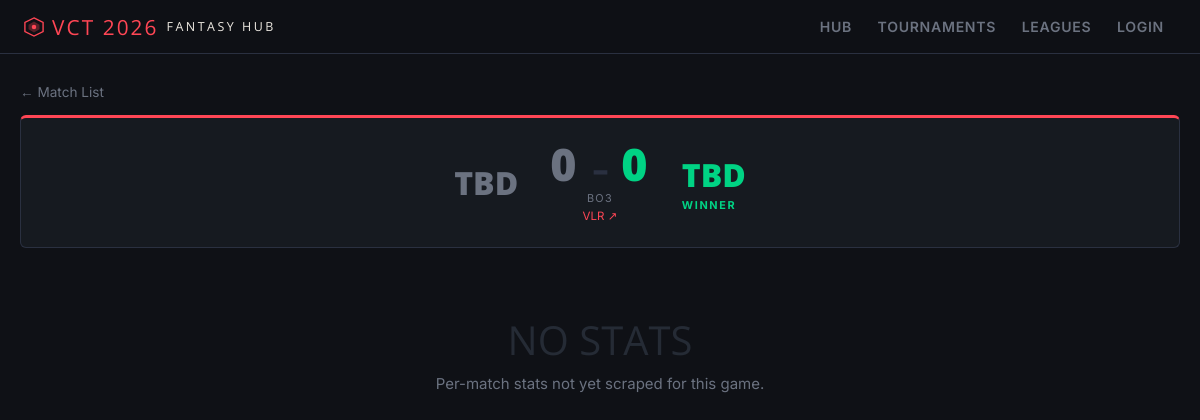
/tournament/4/matches/626544, run on the app's committed database.
### tables this page shows
CREATE TABLE matches (
            id            INTEGER PRIMARY KEY AUTOINCREMENT,
            match_id      TEXT NOT NULL,
            tournament_id INTEGER NOT NULL,
            source_id     INTEGER,
            match_url     TEXT NOT NULL,
            team_a        TEXT DEFAULT '',
            team_b        TEXT DEFAULT '',
            scraped_at    TEXT DEFAULT (datetime('now')), score_a INTEGER DEFAULT 0, score_b INTEGER DEFAULT 0, status TEXT DEFAULT 'completed', scheduled_at TEXT DEFAULT '', map_count INTEGER DEFAULT 0, match_format TEXT DEFAULT '',
            UNIQUE(match_id, tournament_id),
            FOREIGN KEY (tournament_id) REFERENCES tournaments(id)
        );

### app.py (the view)
@app.route("/tournament/<int:tournament_id>/matches/<match_id>")
def match_detail(tournament_id, match_id):
    t = db.get_tournament(tournament_id)
    if not t:
        return redirect(url_for("tournaments"))
    matches = db.get_matches(tournament_id)
    match   = next((m for m in matches if str(m["match_id"]) == str(match_id)), None)
    if not match:
        flash("Match not found.", "error")
        return redirect(url_for("match_list", tournament_id=tournament_id))
    raw_stats = db.get_match_player_stats(tournament_id, match_id=match_id)
    def enrich(row):
        if row.get("stats_incomplete", 0):
            return {**row, "match_pts": None}  # None = excluded from points
        bp, rp, tp = calculate_player_points({**row, "role": row.get("role","flex")})
        return {**row, "match_pts": tp}
    enriched = [enrich(r) for r in raw_stats]
    team_a_name = (match.get("team_a") or "").lower().strip()
    team_b_name = (match.get("team_b") or "").lower().strip()
    def team_matches(row, team_name):
        abbr  = (row.get("team_abbr") or row.get("team") or "").lower().strip()
        return abbr == team_name or abbr in team_name or team_name in abbr
    team_a_players = [r for r in enriched if team_matches(r, team_a_name)]
    team_b_players = [r for r in enriched if team_matches(r, team_b_name)]
    if not team_a_players or not team_b_players or        any(p in team_b_players for p in team_a_players):
        mid = len(enriched) // 2
        team_a_players = enriched[:mid]
        team_b_players = enriched[mid:]
    def sort_key(p):
        return p["match_pts"] if p["match_pts"] is not None else -9999
    team_a_players.sort(key=sort_key, reverse=True)
    team_b_players.sort(key=sort_key, reverse=True)
    all_players = team_a_players + team_b_players
    complete_players = [p for p in all_players if p["match_pts"] is not None]
    player_to_watch = max(complete_players, key=lambda x: x["match_pts"]) if complete_players else None
    incomplete_players = [p for p in all_players if p.get("stats_incomplete", 0)]
    return render_template("match_detail.html", tournament=t, match=match,
                           team_a_players=team_a_players, team_b_players=team_b_players,
                           player_to_watch=player_to_watch,
                           incomplete_players=incomplete_players)

### app.py (called while the page is built)
def is_admin():
    return session.get("logged_in") is True

@app.context_processor
def inject_auth():
    return {"admin": is_admin()}

### database.py (called while the page is built)
def get_connection():
    conn = sqlite3.connect(DB_PATH)
    conn.row_factory = sqlite3.Row
    conn.execute("PRAGMA foreign_keys = ON")
    return conn

def get_tournament(tournament_id):
    conn = get_connection()
    row = conn.execute("SELECT * FROM tournaments WHERE id = ?", (tournament_id,)).fetchone()
    conn.close()
    return dict(row) if row else None

def get_match_player_stats(tournament_id: int, player_id: str = None, match_id: str = None) -> list:
    conn = get_connection()
    query = "SELECT * FROM match_player_stats WHERE tournament_id = ?"
    params = [tournament_id]
    if player_id:
        query += " AND player_id = ?"
        params.append(player_id)
    if match_id:
        query += " AND match_id = ?"
        params.append(match_id)
    query += " ORDER BY match_id, ign"
    rows = conn.execute(query, params).fetchall()
    conn.close()
    return [dict(r) for r in rows]

def get_matches(tournament_id: int) -> list:
    conn = get_connection()
    rows = conn.execute(
        "SELECT * FROM matches WHERE tournament_id = ? ORDER BY id DESC",
        (tournament_id,)
    ).fetchall()
    conn.close()
    return [dict(r) for r in rows]

### templates/match_detail.html (shortened to what this page needs)
{% extends "base.html" %}
{% block content %}
<div style="margin-bottom:.9rem;">
    <a href="/tournament/{{ tournament.id }}/matches" style="color:var(--muted);text-decoration:none;font-size:.85rem;">← Match List</a>
</div>
{% set a_won = match.score_a > match.score_b %}
{% set fmt = match.match_format or ('bo5' if ((match.score_a|default(0)) + (match.score_b|default(0))) > 3 else 'bo3') %}
<div style="background:var(--dark2);border:1px solid var(--border);border-top:3px solid var(--red);border-radius:6px;padding:1.5rem 2rem;margin-bottom:1.5rem;">
    <div style="display:grid;grid-template-columns:1fr auto 1fr;align-items:center;gap:2rem;">
        <div style="text-align:right;">
            <div style="font-family:'Open Sans',sans-serif;font-size:2rem;font-weight:800;color:{{ 'var(--green)' if a_won else 'var(--muted)' }};">{{ match.team_a }}</div>
        </div>
        <div style="text-align:center;">
            <div style="font-family:'Open Sans',sans-serif;font-weight:800;font-size:2.8rem;line-height:1;letter-spacing:.05em;">
                <span style="color:{{ 'var(--green)' if a_won else 'var(--muted)' }};">{{ match.score_a }}</span>
                <span style="color:var(--border);font-size:2rem;"> – </span>
                <span style="color:{{ 'var(--green)' if not a_won else 'var(--muted)' }};">{{ match.score_b }}</span>
            </div>
            <div style="font-size:.68rem;color:var(--muted);letter-spacing:.12em;text-transform:uppercase;margin-top:4px;">{{ fmt|upper }}</div>
            <a href="{{ match.match_url }}" target="_blank" style="font-size:.72rem;color:var(--red);text-decoration:none;margin-top:4px;display:block;">VLR ↗</a>
        </div>
        <div style="text-align:left;">
            <div style="font-family:'Open Sans',sans-serif;font-size:2rem;font-weight:800;color:{{ 'var(--green)' if not a_won else 'var(--muted)' }};">{{ match.team_b }}</div>
            {% if not a_won %}<div style="font-size:.68rem;color:var(--green);letter-spacing:.15em;font-weight:700;margin-top:2px;">WINNER</div>{% endif %}
        </div>
    </div>
</div>
{% if team_a_players or team_b_players %}
<div style="display:grid;grid-template-columns:1fr 1fr;gap:1.25rem;">
    {{ player_table(team_a_players, match.team_a, a_won) }}
    {{ player_table(team_b_players, match.team_b, not a_won) }}
</div>
<style>@media(max-width:1100px){div[style*="grid-template-columns:1fr 1fr"]{grid-template-columns:1fr;}}</style>
{% else %}
<div class="empty"><span class="big">NO STATS</span>Per-match stats not yet scraped for this game.</div>
{% endif %}
{% endblock %}

### templates/base.html (style rules this page uses)
:root { --red:#ff4655; --red2:#c0392b; --dark:#0f1116; --dark2:#161a20; --dark3:#1e232b; --dark4:#252b35; --border:#2a3040; --text:#cdd6f4; --muted:#6b7280; --accent:#ece8e1; --green:#00d384; --yellow:#f0a500; --blue:#4fc3f7; }
* { box-sizing:border-box;margin:0;padding:0; }
body { background:var(--dark);color:var(--text);font-family:'Inter',sans-serif;font-size:15px;min-height:100vh; }
.empty { text-align:center;padding:2.5rem 1rem;color:var(--muted); }
.empty .big { font-family:'Open Sans',sans-serif;font-size:2.5rem;color:var(--dark4);display:block;margin-bottom:.4rem; }

### data on the page
matches: team_a "TBD", score_a "0", score_b "0", team_b "TBD"

### other printed values
{{ fmt|upper }} "BO3"
